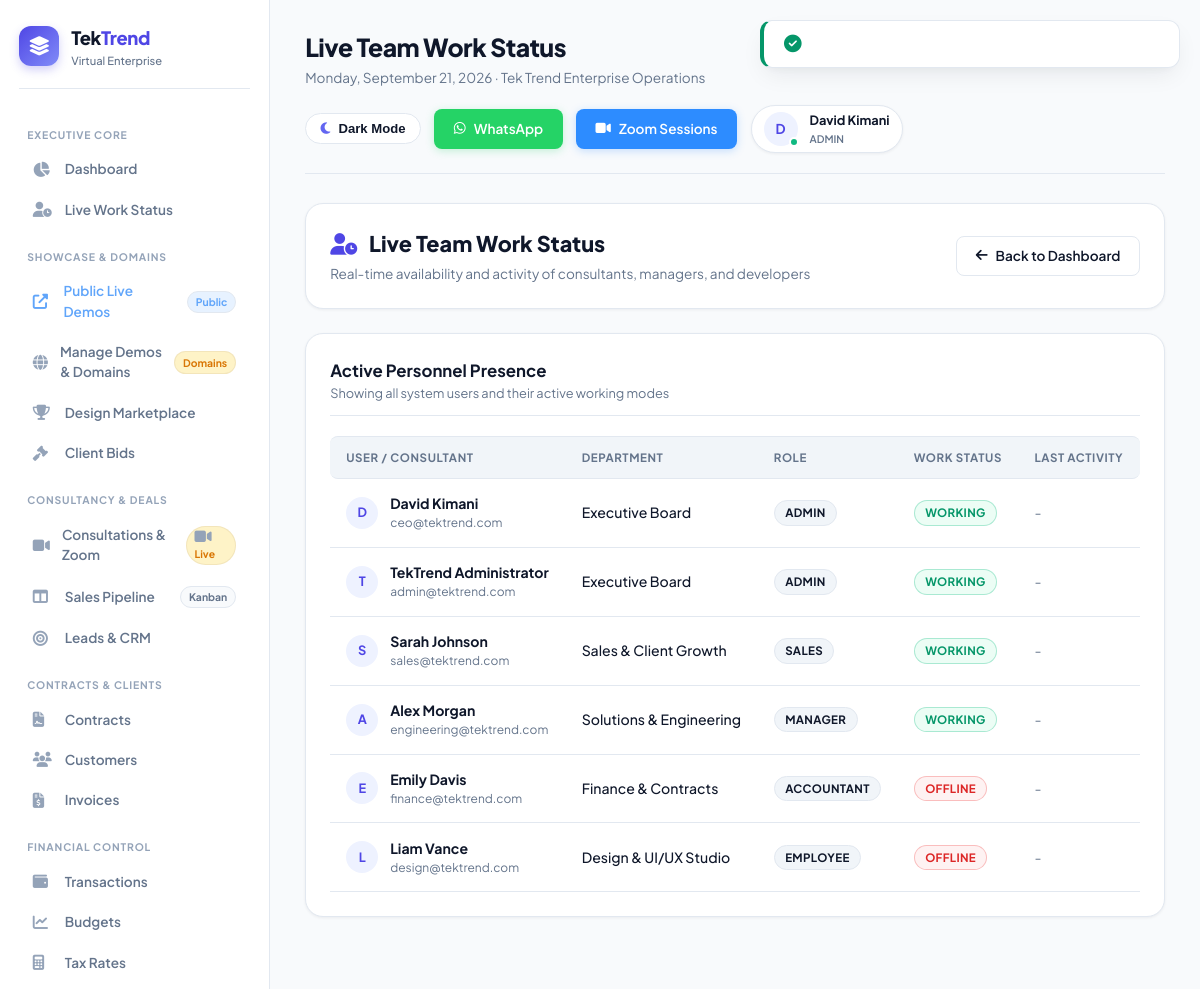
Page /public/dashboard/work-status (signed in) on the earlier database version.
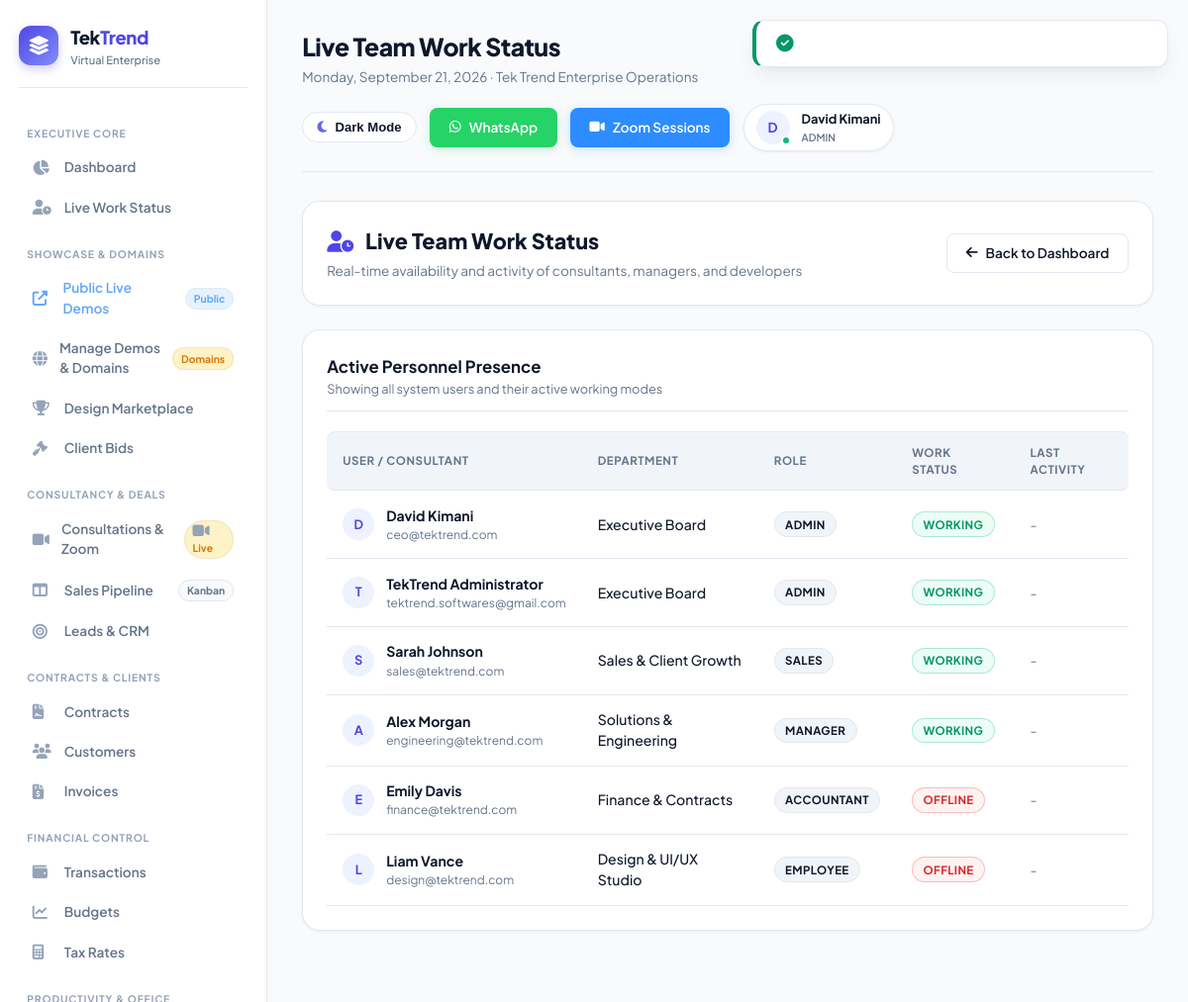
Same page on the later database version.
### tables this page shows
CREATE TABLE `users` (
    `id` INT UNSIGNED NOT NULL AUTO_INCREMENT,
    `department_id` INT UNSIGNED DEFAULT NULL,
    `employee_id` VARCHAR(20) NOT NULL,
    `first_name` VARCHAR(50) NOT NULL,
    `last_name` VARCHAR(50) NOT NULL,
    `email` VARCHAR(100) NOT NULL,
    `phone` VARCHAR(20) DEFAULT NULL,
    `password` VARCHAR(255) NOT NULL,
    `role` ENUM('admin','manager','employee','accountant','sales','support') DEFAULT 'employee',
    `position` VARCHAR(100) DEFAULT NULL,
    `avatar` VARCHAR(255) DEFAULT NULL,
    `status` ENUM('active','inactive','suspended') DEFAULT 'active',
    `last_login` TIMESTAMP NULL DEFAULT NULL,
    `last_activity` TIMESTAMP NULL DEFAULT NULL,
    `is_online` TINYINT(1) DEFAULT 0,
    `work_status` ENUM('offline','working','away','break','meeting') DEFAULT 'offline',
    `created_at` TIMESTAMP DEFAULT CURRENT_TIMESTAMP,
    `updated_at` TIMESTAMP DEFAULT CURRENT_TIMESTAMP ON UPDATE CURRENT_TIMESTAMP,
    PRIMARY KEY (`id`),
    UNIQUE KEY `email` (`email`),
    UNIQUE KEY `employee_id` (`employee_id`),
    KEY `department_id` (`department_id`),
    KEY `is_online` (`is_online`),
    KEY `work_status` (`work_status`)
);

CREATE TABLE `departments` (
    `id` INT UNSIGNED NOT NULL AUTO_INCREMENT,
    `name` VARCHAR(100) NOT NULL,
    `slug` VARCHAR(100) NOT NULL,
    `description` TEXT,
    `head_id` INT UNSIGNED DEFAULT NULL,
    `color` VARCHAR(7) DEFAULT '#3b82f6',
    `status` ENUM('active','inactive') DEFAULT 'active',
    `created_at` TIMESTAMP DEFAULT CURRENT_TIMESTAMP,
    `updated_at` TIMESTAMP DEFAULT CURRENT_TIMESTAMP ON UPDATE CURRENT_TIMESTAMP,
    PRIMARY KEY (`id`),
    UNIQUE KEY `slug` (`slug`),
    KEY `head_id` (`head_id`)
);

### app/views/dashboard/work-status.php (the view, shortened to what the rows shown need)
<div class="card mb-4">
    <div style="display: flex; justify-content: space-between; align-items: center; flex-wrap: wrap; gap: 1rem;">
        <div>
            <h2 style="font-size: 1.35rem; font-weight: 800; color: var(--text-main); margin-bottom: 0.25rem;">
                <i class="fas fa-user-clock" style="color: var(--primary); margin-right: 0.5rem;"></i> Live Team Work Status
            </h2>
            <p style="color: var(--text-muted); font-size: 0.85rem;">Real-time availability and activity of consultants, managers, and developers</p>
        </div>
        <a href="<?= eurl('/dashboard') ?>" class="btn btn-outline">
            <i class="fas fa-arrow-left"></i> Back to Dashboard
        </a>
    </div>
</div>
<div class="card">
    <div class="card-header">
        <div>
            <h3 class="card-title">Active Personnel Presence</h3>
            <p class="card-subtitle">Showing all system users and their active working modes</p>
        </div>
    </div>
    <div class="table-responsive">
        <table class="table">
            <thead>
                <tr>
                    <th>User / Consultant</th>
                    <th>Department</th>
                    <th>Role</th>
                    <th>Work Status</th>
                    <th>Last Activity</th>
                </tr>
            </thead>
            <tbody>
                <?php if (empty($users)): ?>
                    <tr><td colspan="5" style="text-align: center; color: var(--text-muted); padding: 2rem;">No users found.</td></tr>
                <?php else: ?>
                    <?php foreach ($users as $u): ?>
                        <tr>
                            <td>
                                <div style="display: flex; align-items: center; gap: 0.75rem;">
                                    <div style="width: 32px; height: 32px; border-radius: 50%; background: var(--primary-light); color: var(--primary); display: flex; align-items: center; justify-content: center; font-weight: 700; font-size: 0.8rem;">
                                        <?= strtoupper(substr($u['first_name'], 0, 1)) ?>
                                    </div>
                                    <div>
                                        <strong style="color: var(--text-main);"><?= sanitize($u['first_name'] . ' ' . $u['last_name']) ?></strong>
                                        <div style="font-size: 0.75rem; color: var(--text-muted);"><?= sanitize($u['email']) ?></div>
                                    </div>
                                </div>
                            </td>
                            <td><span style="color: var(--text-main); font-weight: 500;"><?= sanitize($u['department_name'] ?? 'General') ?></span></td>
                            <td><span class="badge" style="background: var(--bg-card-subtle); color: var(--text-main); border: 1px solid var(--border);"><?= ucfirst(sanitize($u['role'])) ?></span></td>
                            <td><span class="badge <?= sanitize($u['work_status'] ?? 'offline') ?>"><?= ucfirst(str_replace('_', ' ', sanitize($u['work_status'] ?? 'offline'))) ?></span></td>
                            <td style="color: var(--text-muted);"><?= timeAgo($u['last_activity'] ?? $u['last_login']) ?></td>
                        </tr>
                    <?php endforeach; ?>
                <?php endif; ?>
            </tbody>
        </table>
    </div>
</div>

### app/core/Router.php (shortened to what the rows shown need)
<?php
class Router {
    private $routes = [];
    private function addRoute($method, $path, $handler, $middleware = []) {
        $this->routes[] = [
            'method'      => $method,
            'path'        => $path,
            'handler'     => $handler,
            'middleware'  => $middleware
        ];
    }
    public function dispatch() {
        $method = $_SERVER['REQUEST_METHOD'];
        $requestPath = parse_url($_SERVER['REQUEST_URI'], PHP_URL_PATH);
        $basePath = rtrim(str_replace(basename($_SERVER['SCRIPT_NAME']), '', $_SERVER['SCRIPT_NAME']), '/');
        if ($basePath && strpos($requestPath, $basePath) === 0) {
            $requestPath = substr($requestPath, strlen($basePath));
        }
        $requestPath = '/' . ltrim($requestPath, '/');
        foreach ($this->routes as $route) {
            if ($route['method'] !== 'ANY' && $route['method'] !== $method) {
                continue;
            }
            $pattern = preg_replace('#\{[^}]+\}#', '([^/]+)', $route['path']);
            $pattern = '#^' . $pattern . '$#';
            if (preg_match($pattern, $requestPath, $matches)) {
                $params = [];
                $this->executeHandler($route['handler'], $params);
                return;
            }
        }
    }
    private function executeHandler($handler, $params = []) {
        if (is_string($handler)) {
            $parts = explode('@', $handler);
            if (count($parts) === 2) {
                $controllerName = $parts[0];
                $methodName = $parts[1];
                if (class_exists($controllerName)) {
                    $controller = new $controllerName();
                    if (method_exists($controller, $methodName)) {
                        call_user_func_array([$controller, $methodName], $params);
                        return;
                    }
                }
            }
        }
    }
}

Differences in the rows shown:
changed users "TekTrend Administrator": email "admin@tektrend.com" → "tektrend.softwares@gmail.com"
